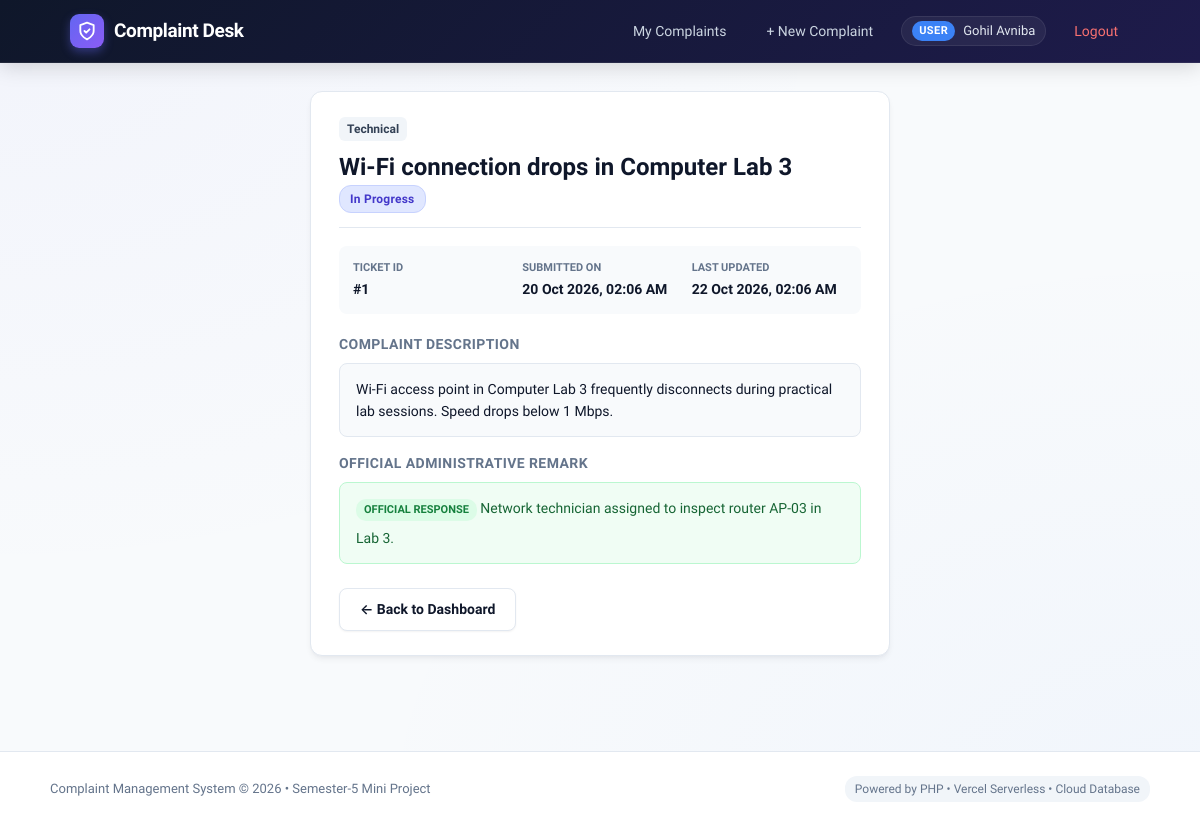
The page /user/view.php?id=1 (signed in) on the database its author committed.
### tables this page shows
CREATE TABLE complaints (
            id INTEGER PRIMARY KEY AUTOINCREMENT,
            user_id INTEGER NOT NULL,
            title TEXT NOT NULL,
            category TEXT NOT NULL,
            description TEXT NOT NULL,
            status TEXT NOT NULL DEFAULT "Pending",
            admin_remark TEXT NULL,
            created_at DATETIME DEFAULT CURRENT_TIMESTAMP,
            updated_at DATETIME DEFAULT CURRENT_TIMESTAMP,
            FOREIGN KEY (user_id) REFERENCES users(id) ON DELETE CASCADE
        );

### user/view.php (the view, shortened to what this page needs)
<?php
require __DIR__ . "/../config.php";
$id = (int)($_GET["id"] ?? 0);
$q = $pdo->prepare("SELECT * FROM complaints WHERE id = ? AND user_id = ?");
$q->execute([$id, $_SESSION["user"]["id"]]);
$c = $q->fetch();
require __DIR__ . "/../includes/header.php";
?>
<div class="card narrow">
  <div class="row-between" style="border-bottom: 1px solid var(--border); padding-bottom: 14px; margin-bottom: 18px;">
    <div>
      <span class="category-tag"><?= e($c["category"]) ?></span>
      <h2 style="margin: 8px 0 0;"><?= e($c["title"]) ?></h2>
    </div>
    <div><?= badge($c["status"]) ?></div>
  </div>
  <div class="meta-grid">
    <div class="meta-item">
      <span class="meta-label">Ticket ID</span>
      <span class="meta-val">#<?= $c["id"] ?></span>
    </div>
    <div class="meta-item">
      <span class="meta-label">Submitted On</span>
      <span class="meta-val"><?= e(date("d M Y, h:i A", strtotime($c["created_at"]))) ?></span>
    </div>
    <div class="meta-item">
      <span class="meta-label">Last Updated</span>
      <span class="meta-val"><?= e(date("d M Y, h:i A", strtotime($c["updated_at"]))) ?></span>
    </div>
  </div>
  <div class="detail-block">
    <h4>Complaint Description</h4>
    <div class="description-box"><?= nl2br(e($c["description"])) ?></div>
  </div>
  <div class="detail-block">
    <h4>Official Administrative Remark</h4>
    <?php if (!empty($c["admin_remark"])): ?>
      <div class="remark-box active">
        <div class="remark-badge">Official Response</div>
        <?= nl2br(e($c["admin_remark"])) ?>
      </div>
    <?php else: ?>
      <div class="remark-box pending">
        <em>Our administrative team is reviewing your ticket. Updates and remarks will appear here.</em>
      </div>
    <?php endif; ?>
  </div>
  <div style="margin-top: 24px;">
    <a class="btn secondary" href="<?= BASE_URL ?>/user/dashboard.php">&larr; Back to Dashboard</a>
  </div>
</div>
<?php require __DIR__ . "/../includes/footer.php"; ?>

### config.php (shortened to what this page needs)
<?php
function e($v) {
    return htmlspecialchars((string)$v, ENT_QUOTES, 'UTF-8');
}
function badge(string $status): string {
    $cls = strtolower(str_replace(' ', '-', $status));
    return '<span class="badge ' . $cls . '">' . e($status) . '</span>';
}

### assets/style.css (style rules this page uses)
:root { --primary: #4f46e5; --primary-hover: #4338ca; --primary-light: #eef2ff; --primary-border: #c7d2fe; --text-main: #0f172a; --text-muted: #64748b; --bg-page: #f8fafc; --card-bg: #ffffff; --border: #e2e8f0; --radius-sm: 8px; --radius: 12px; --radius-lg: 16px; --shadow-sm: 0 1px 2px 0 rgba(0, 0, 0, 0.05); --shadow: 0 4px 6px -1px rgba(15, 23, 42, 0.06), 0 2px 4px -2px rgba(15, 23, 42, 0.04); --shadow-lg: 0 12px 24px -4px rgba(15, 23, 42, 0.08), 0 4px 8px -2px rgba(15, 23, 42, 0.04); --font-family: 'Plus Jakarta Sans', -apple-system, BlinkMacSystemFont, 'Segoe UI', Roboto, sans-serif; }
* { box-sizing: border-box; }
body { margin: 0; font-family: var(--font-family); background-color: var(--bg-page); background-image: radial-gradient(at 0% 0%, rgba(99, 102, 241, 0.04) 0px, transparent 50%), radial-gradient(at 100% 100%, rgba(59, 130, 246, 0.04) 0px, transparent 50%); color: var(--text-main); line-height: 1.5; -webkit-font-smoothing: antialiased; }
.card { background: var(--card-bg); border: 1px solid var(--border); border-radius: var(--radius); padding: 24px 28px; box-shadow: var(--shadow); margin-bottom: 24px; }
.narrow { max-width: 580px; margin-left: auto; margin-right: auto; }
.btn { display: inline-flex; align-items: center; justify-content: center; padding: 10px 20px; background: var(--primary); color: #ffffff; border: 0; border-radius: var(--radius-sm); font-weight: 600; font-size: 14px; cursor: pointer; text-decoration: none; transition: all 0.15s ease; box-shadow: 0 2px 4px rgba(79, 70, 229, 0.2); }
.btn.secondary { background: #ffffff; color: var(--text-main); border: 1px solid var(--border); box-shadow: var(--shadow-sm); }
.category-tag { display: inline-block; background: #f1f5f9; color: #334155; font-size: 12px; font-weight: 600; padding: 3px 8px; border-radius: 6px; }
.badge { display: inline-block; padding: 4px 10px; border-radius: 12px; font-size: 12px; font-weight: 700; letter-spacing: 0.02em; }
.badge.in-progress { background: #e0e7ff; color: #4338ca; border: 1px solid #c7d2fe; }
.meta-grid { display: grid; grid-template-columns: repeat(auto-fit, minmax(140px, 1fr)); gap: 14px; background: #f8fafc; padding: 14px; border-radius: var(--radius-sm); margin-bottom: 20px; }
.meta-label { display: block; font-size: 11px; font-weight: 700; text-transform: uppercase; color: var(--text-muted); }
.meta-val { display: block; font-size: 14px; font-weight: 700; color: var(--text-main); margin-top: 2px; }
.detail-block h4 { margin: 16px 0 8px; font-size: 14px; color: var(--text-muted); text-transform: uppercase; letter-spacing: 0.03em; }
.description-box { background: #f8fafc; border: 1px solid var(--border); padding: 14px 16px; border-radius: var(--radius-sm); font-size: 14px; line-height: 1.6; }
.remark-box { padding: 14px 16px; border-radius: var(--radius-sm); font-size: 14px; line-height: 1.6; }
.remark-box.active { background: #f0fdf4; border: 1px solid #bbf7d0; color: #166534; }
.remark-badge { display: inline-block; font-size: 11px; font-weight: 700; text-transform: uppercase; background: #dcfce7; color: #15803d; padding: 2px 8px; border-radius: 10px; margin-bottom: 6px; }

### rows shown on the page
complaints: category "Technical", title "Wi-Fi connection drops in Computer Lab 3", status "In Progress", id "1", created_at "20 Oct 2026, 02:06 AM", updated_at "22 Oct 2026, 02:06 AM", description "Wi-Fi access point in Computer Lab 3 frequently disconnects during practical lab sessions. Speed drops below 1 Mbps.", admin_remark "Network technician assigned to inspect router AP-03 in Lab 3."

### other values the page prints
$_SESSION["user"]["role"] "USER"
$_SESSION["user"]["name"] "Gohil Avniba"
